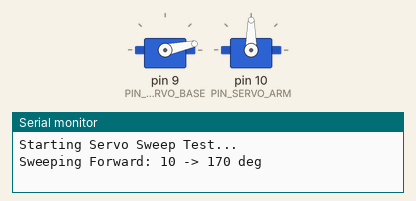
A sketch run on a simulated Arduino Uno, built with avr-gcc and run on an emulated ATmega328P. On the bench: 2 × servo, the last lines printed to the serial monitor.

Above: at 1.05 s.
At 2.3 s:
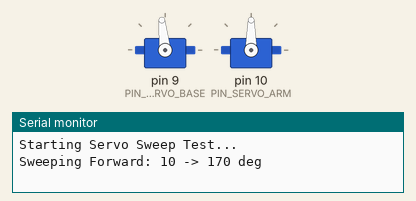
At 3.55 s:
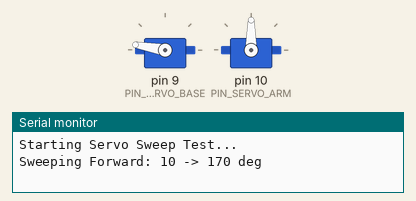
At 6.1 s:
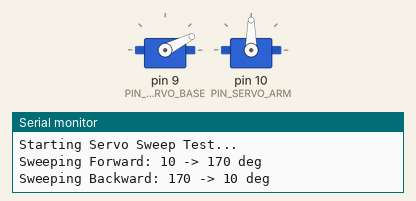
Timing chart, 0 to 8.6 s (numbered marks = the images above):
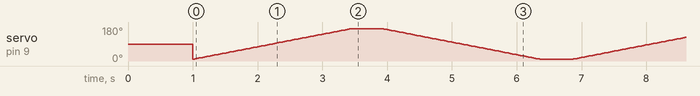

The sketch:

Servo_Sweep_Test.ino
```cpp
/*
 * ============================================================================
 * Project: 3-Axis Robotic Arm - Calibration & Sweep Test
 * Purpose: Matches the behavior seen in Video 1 (automated sweep back & forth)
 *          to verify mechanical range of motion and servo health.
 * ============================================================================
 */

#include <Servo.h>

const int PIN_SERVO_BASE = 9;   // Servo 1: Base / Shoulder
const int PIN_SERVO_ARM  = 10;  // Servo 2: Arm / Elbow

Servo servoBase;
Servo servoArm;

void setup() {
  Serial.begin(9600);
  Serial.println(F("Starting Servo Sweep Test..."));

  servoBase.attach(PIN_SERVO_BASE);
  servoArm.attach(PIN_SERVO_ARM);

  // Home position
  servoBase.write(90);
  servoArm.write(90);
  delay(1000);
}

void loop() {
  // Sweep from 10 degrees to 170 degrees
  Serial.println(F("Sweeping Forward: 10 -> 170 deg"));
  for (int pos = 10; pos <= 170; pos += 1) {
    servoBase.write(pos);
    delay(15); // Adjust speed of sweep
  }
  delay(500);

  // Sweep back from 170 degrees to 10 degrees
  Serial.println(F("Sweeping Backward: 170 -> 10 deg"));
  for (int pos = 170; pos >= 10; pos -= 1) {
    servoBase.write(pos);
    delay(15);
  }
  delay(500);
}
```
